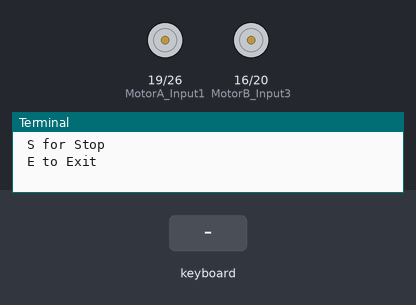
Recording of a program running on a simulated Raspberry Pi (BCM pin numbers). Parts: motor-driver pin pairs drawn as motors (green arrow = first pin HIGH = forward, orange = second pin HIGH = backward, longer = more drive, scaled by the enable pin), the last lines printed to the terminal. The test bench sets the inputs (shaded band).

Above: at 1.2 s.
1.3 s: key "f" typed on the keyboard
At 2.5 s:
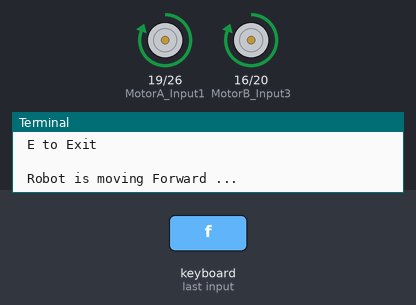
2.8 s: key "b" typed on the keyboard
At 3.7 s:
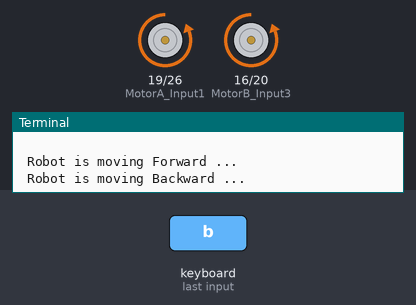
4.3 s: key "r" typed on the keyboard
At 4.9 s:
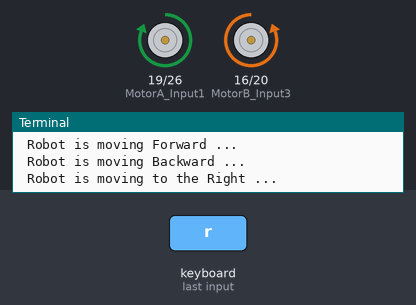
5.8 s: key "l" typed on the keyboard
At 7.0 s:
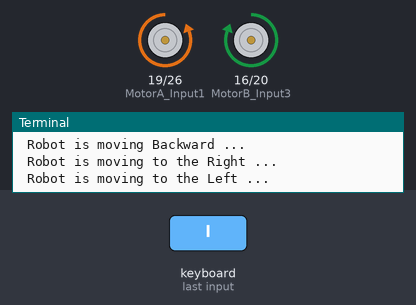
7.3 s: key "F" typed on the keyboard
At 8.4 s:
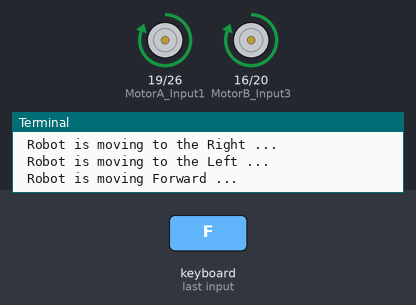
8.8 s: key "B" typed on the keyboard
At 9.5 s:
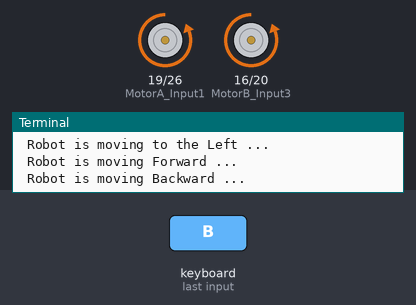
Timing chart, 0 to 11.3 s (numbered marks = the images above; inputs shaded):
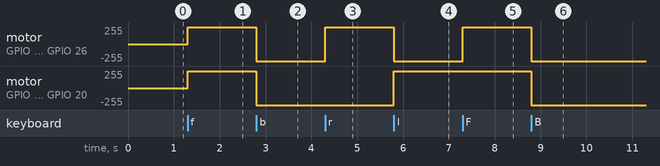

Measured:
- after the input at 1.3 s, motor on GPIO 19 (MotorA_Input1) / GPIO 26 (MotorA_Input2), motor on GPIO 16 (MotorB_Input3) / GPIO 20 (MotorB_Input4): stopped → forward 255/255 at once
- after the input at 2.8 s, motor on GPIO 19 (MotorA_Input1) / GPIO 26 (MotorA_Input2), motor on GPIO 16 (MotorB_Input3) / GPIO 20 (MotorB_Input4): forward 255/255 → backward 255/255 at once
- after the input at 4.3 s, motor on GPIO 19 (MotorA_Input1) / GPIO 26 (MotorA_Input2): backward 255/255 → forward 255/255 at once
- after the input at 5.8 s, motor on GPIO 19 (MotorA_Input1) / GPIO 26 (MotorA_Input2): forward 255/255 → backward 255/255 at once; motor on GPIO 16 (MotorB_Input3) / GPIO 20 (MotorB_Input4): backward 255/255 → forward 255/255 at once
- after the input at 7.3 s, motor on GPIO 19 (MotorA_Input1) / GPIO 26 (MotorA_Input2): backward 255/255 → forward 255/255 at once
- after the input at 8.8 s, motor on GPIO 19 (MotorA_Input1) / GPIO 26 (MotorA_Input2), motor on GPIO 16 (MotorB_Input3) / GPIO 20 (MotorB_Input4): forward 255/255 → backward 255/255 at once

The program:

DC_Motors.py
```python
# import Modules
import keyboard
import RPi.GPIO as GPIO
import time

# Use GPIO numbers not pin numbers
GPIO.setmode(GPIO.BCM)

# Define Motor_A Variables
MotorA_EnablePin = 13
MotorA_Input1 = 19
MotorA_Input2 = 26
# Define Motor_B Variables
MotorB_EnablePin = 12
MotorB_Input3 = 16
MotorB_Input4 = 20

# set up the needed GPIO pins to OUTPUT
GPIO.setup( [MotorA_EnablePin,MotorA_Input1 ,MotorA_Input2, MotorB_EnablePin,MotorB_Input3,MotorB_Input4] , GPIO.OUT)
# set Motor A and B Enable to HIGH
GPIO.output( MotorA_EnablePin,GPIO.HIGH)
GPIO.output( MotorB_EnablePin,GPIO.HIGH)

# Define Motors Functions
# Move Motors Forward
def Motors_Forward():
    GPIO.output(MotorA_Input1,GPIO.HIGH)
    GPIO.output(MotorA_Input2,GPIO.LOW)
    GPIO.output(MotorB_Input3,GPIO.HIGH)
    GPIO.output(MotorB_Input4,GPIO.LOW)

# Move motors Backward
def Motors_Backward():
    GPIO.output(MotorA_Input1,GPIO.LOW)
    GPIO.output(MotorA_Input2,GPIO.HIGH)
    GPIO.output(MotorB_Input3,GPIO.LOW)
    GPIO.output(MotorB_Input4,GPIO.HIGH)

# Move Motors to the Right
def Motors_Right():
    GPIO.output(MotorA_Input1,GPIO.HIGH)
    GPIO.output(MotorA_Input2,GPIO.LOW)
    GPIO.output(MotorB_Input3,GPIO.LOW)
    GPIO.output(MotorB_Input4,GPIO.HIGH)

# Move the motors to the Left
def Motors_Left():
    GPIO.output(MotorA_Input1,GPIO.LOW)
    GPIO.output(MotorA_Input2,GPIO.HIGH)
    GPIO.output(MotorB_Input3,GPIO.HIGH)
    GPIO.output(MotorB_Input4,GPIO.LOW)

# Stop the motors
def Motors_Stop():
    GPIO.output(MotorA_Input1,GPIO.LOW)
    GPIO.output(MotorA_Input2,GPIO.LOW)
    GPIO.output(MotorB_Input3,GPIO.LOW)
    GPIO.output(MotorB_Input4,GPIO.LOW)

def KeyboardEventHandler(User_Input):
    if(User_Input.name =='f' or User_Input.name == 'F'):
        print(" Robot is moving Forward ...")
        Motors_Forward()
    elif(User_Input.name =='b' or User_Input.name == 'B'):
        print(" Robot is moving Backward ...")
        Motors_Backward()
    elif(User_Input.name =='r' or User_Input.name == 'R'):
        print(" Robot is moving to the Right ...")
        Motors_Right()
    elif(User_Input.name =='l' or User_Input.name == 'L'):
        print(" Robot is moving to the Left ...")
        Motors_Left()
    elif(User_Input.name =='s' or User_Input.name == 'S'):
        print(" Robot Stopped...")
        Motors_Stop()
    elif(User_Input.name =='e' or User_Input.name == 'E'):
        quit()
    else:
        print("Please, Enter a valid Movement")

## Print a message to the user
print("Please , Enter Motor Move:\n F for Forward \n B for Backward \n R for Right \n L for left \n S for Stop \n E to Exit \n")
## Listen to the keyboard
keyboard.on_press(KeyboardEventHandler)

# Super loop to keep the script alive for listening
while True:
    pass

GPIO.cleanup()
```
